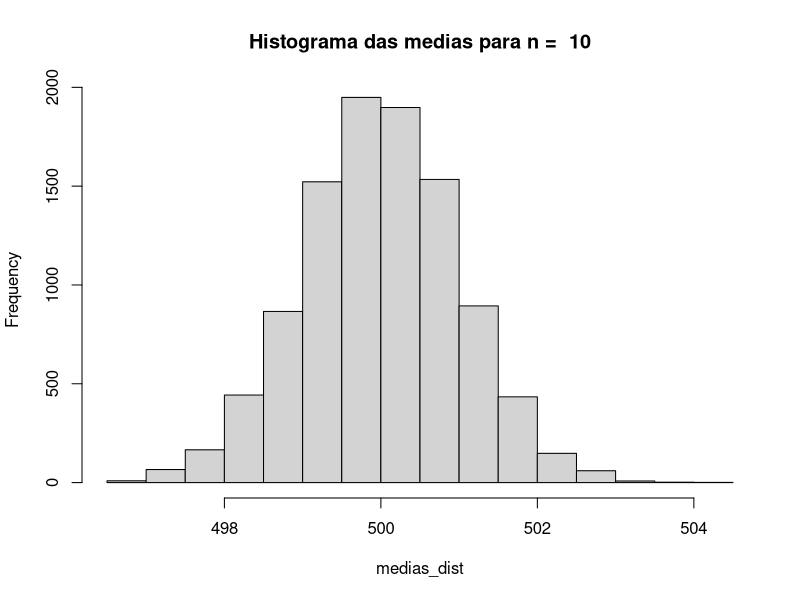
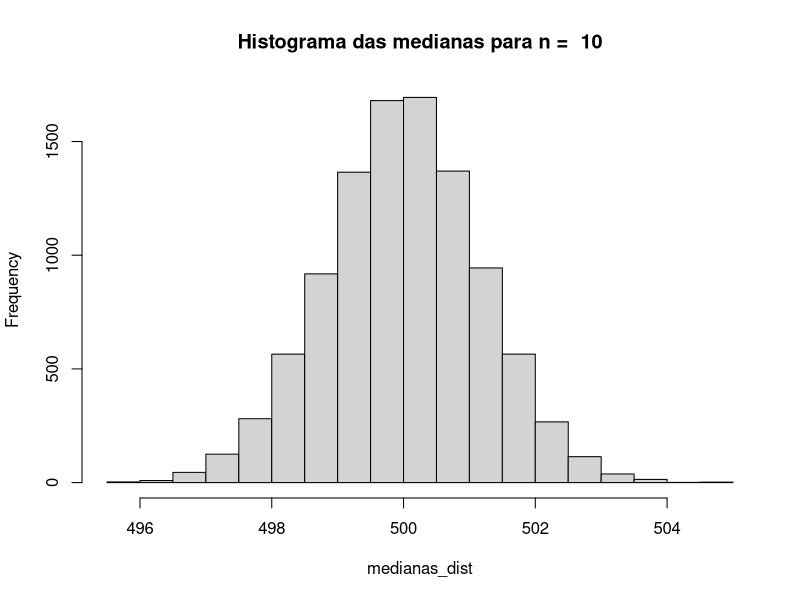
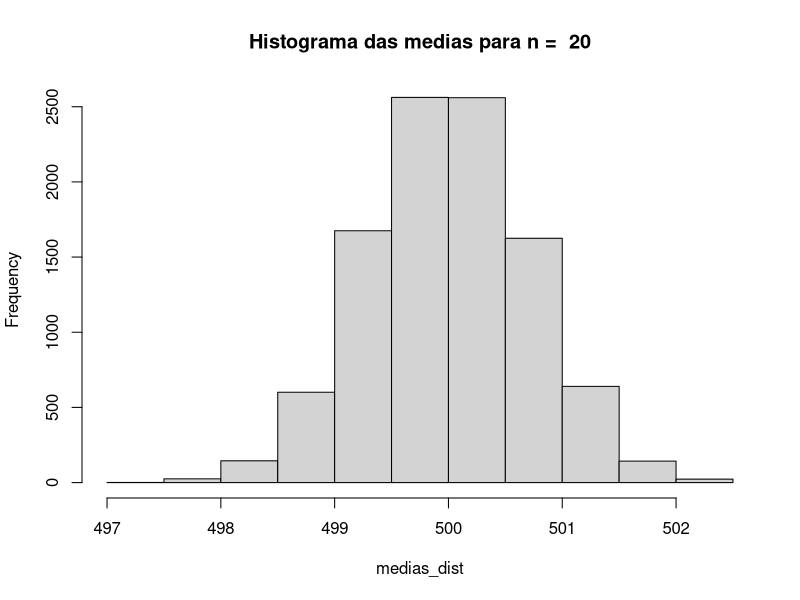
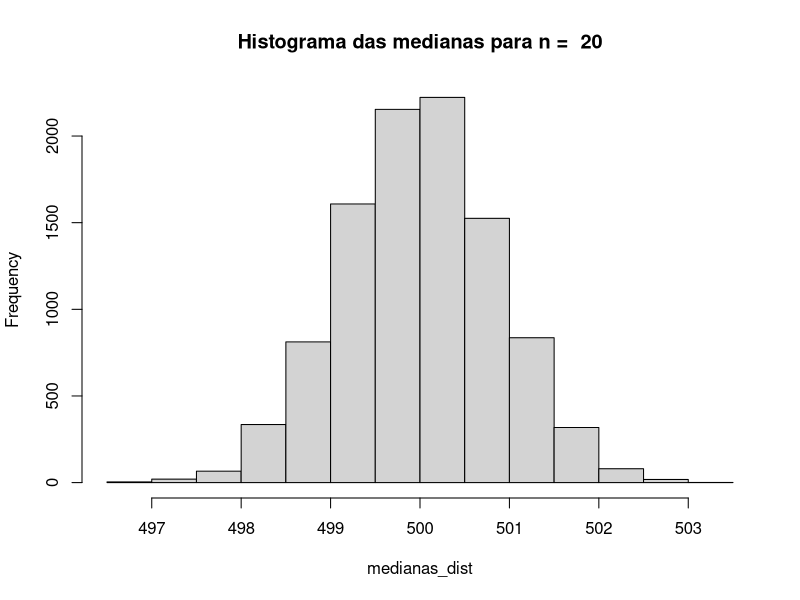
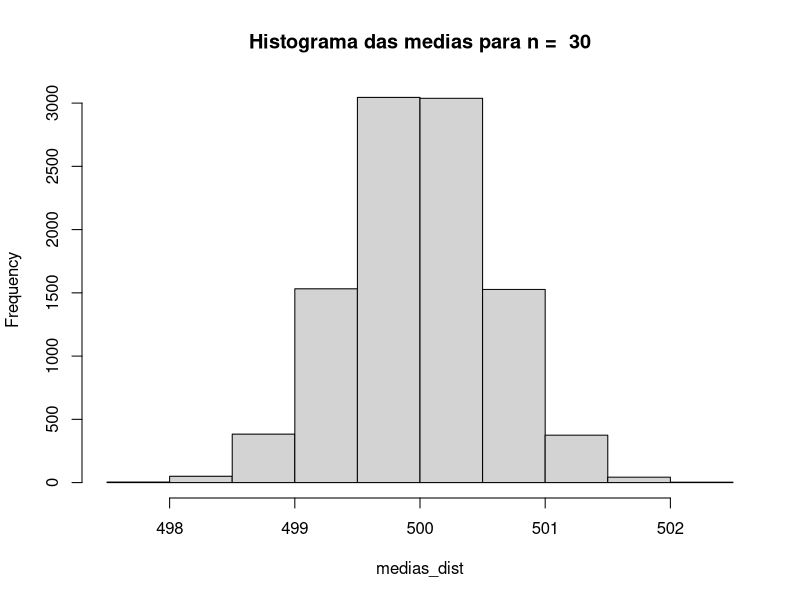
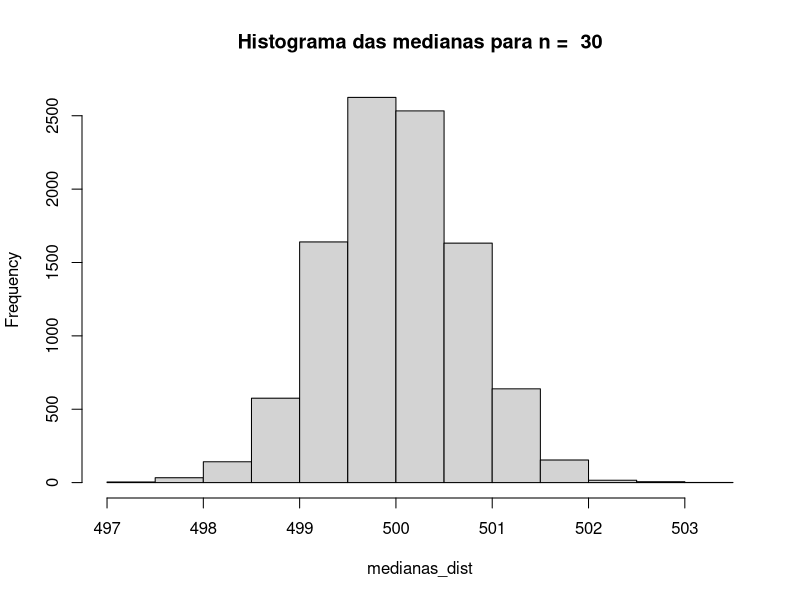
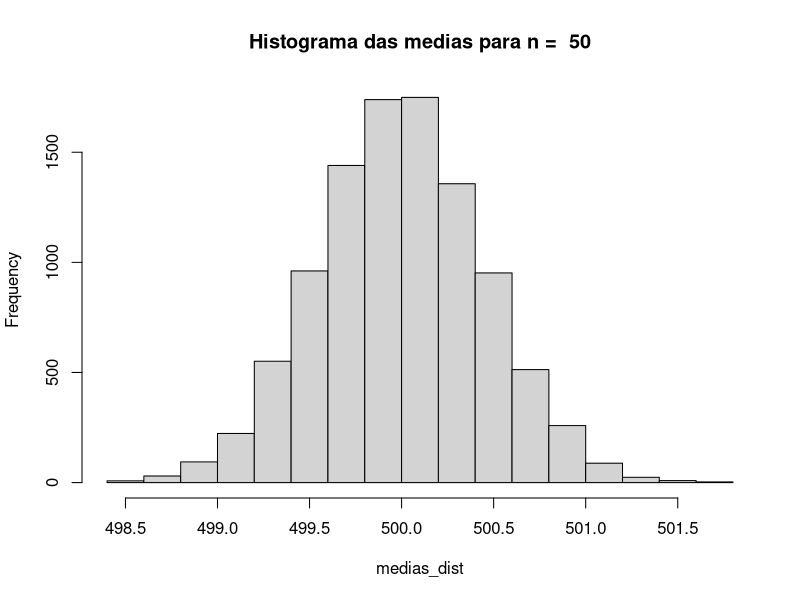
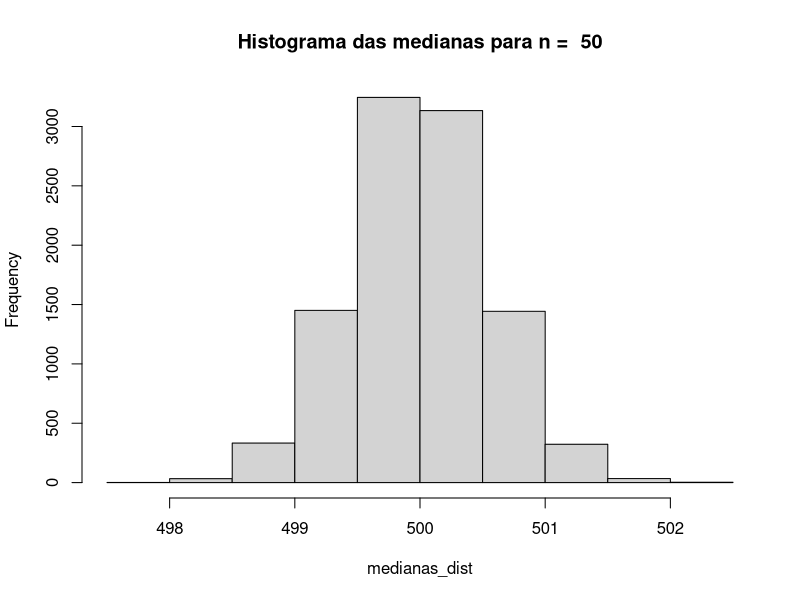

R code for these plots, in order:
#### QUESTÃO 1 ####

n = c(10, 20,30,50,100)
dummie_matrix <- matrix(NA,ncol = 4, nrow = 5)


for (i in 1:5){
  medias_dist=c()
  medianas_dist=c()
  coluna_indice=1
  for (j in 1:10000) {
    pop=rnorm(n[i], mean=500, sd=sqrt(10))
    medias_dist=c(medias_dist, mean(pop))
    medianas_dist=c(medianas_dist, median(pop))
  }
  hist(medias_dist, main = paste("Histograma das medias para n = ", n[i]))
  hist(medianas_dist, main = paste("Histograma das medianas para n = ", n[i]))
  
  # variancia e distribuição do vetor de médias
  media_medias=mean(medias_dist)
  dummie_matrix[i,coluna_indice]=media_medias  
  coluna_indice=coluna_indice+1
  
  var_medias=var(medias_dist)
  dummie_matrix[i,coluna_indice]=var_medias  
  coluna_indice=coluna_indice+1
  
  # variancia e distribuição do vetor de medianas
  media_medianas=mean(medianas_dist)
  dummie_matrix[i,coluna_indice]=media_medianas  
  coluna_indice=coluna_indice+1
  var_medianas=var(medianas_dist)
  dummie_matrix[i,coluna_indice]=var_medianas  
  
}

df_dist = data.frame(dummie_matrix)
colnames(df_dist) = c("media_medias", "var_medias", "media_medianas", "var_medianas")
df_dist

#### QUESTÃO 2 ####

dummie_matrix2 <- matrix(NA,ncol = 2, nrow = 1)
qnt_amostra_unif=100
T1_dist_unif=c()
T2_dist_unif=c()
coluna_indice=1
for (j in 1:10000) {
  pop_unif=runif(qnt_amostra_unif, min=0, max=500)
  max_pop=max(pop_unif)
  T1_dist_unif=c(T1_dist_unif, 2*(mean(pop_unif)))
  T2_dist_unif=c(T2_dist_unif, (((qnt_amostra_unif+1)/qnt_amostra_unif)*max_pop))
}

hist(T1_dist_unif)
hist(T2_dist_unif)
mean(T1_dist_unif)-500
mean(T2_dist_unif)-500
var(T1_dist_unif)
var(T2_dist_unif)
